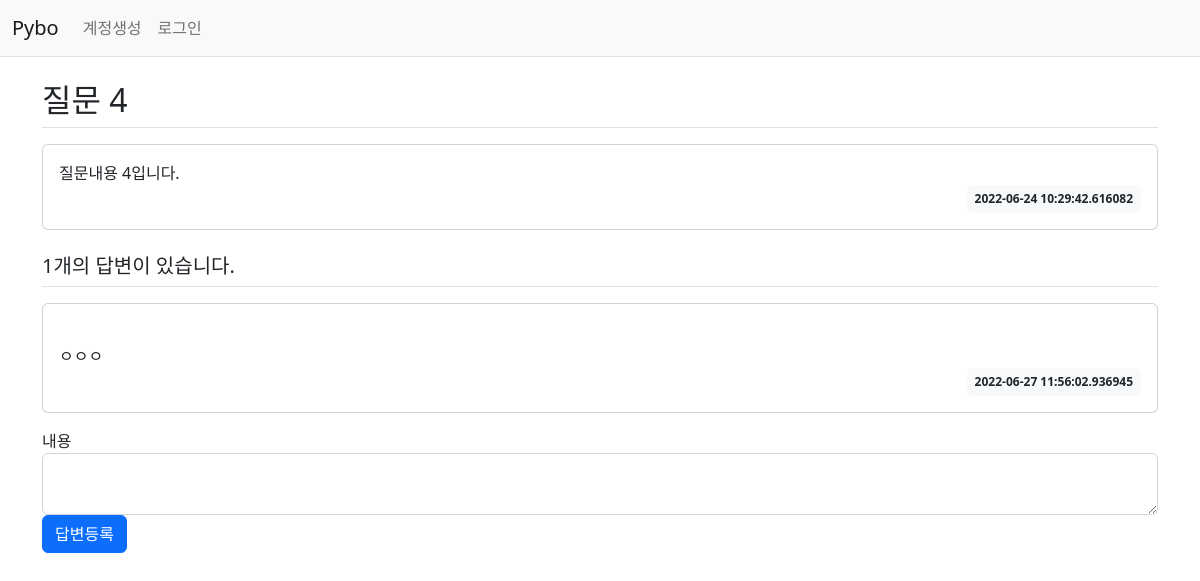
Screenshot of /question/detail/9/ with the database file from the repository.
### pybo/models.py (models this page shows)
class Question(db.Model):
    id = db.Column(db.Integer, primary_key=True)
    subject = db.Column(db.String(200), nullable=False)
    content = db.Column(db.Text(), nullable=False)
    create_date = db.Column(db.DateTime(), nullable=False)

class Answer(db.Model):
    id = db.Column(db.Integer, primary_key=True)
    question_id = db.Column(db.Integer, db.ForeignKey('question.id', ondelete='CASCADE'))
    question = db.relationship('Question', backref=db.backref('answer_set'))
    content = db.Column(db.Text(), nullable=False)
    create_date = db.Column(db.DateTime(), nullable=False)

### pybo/views/question_views.py (the view)
@bp.route('/detail/<int:question_id>/')
def detail(question_id):
    form = AnswerForm()
    question = Question.query.get_or_404(question_id)
    return render_template('question/question_detail.html', question=question, form=form)

### pybo/forms.py
class AnswerForm(FlaskForm):
    content = TextAreaField('내용', validators=[DataRequired('내용은 필수입력 항목입니다.')])

### pybo/views/auth_views.py (called while the page is built)
@bp.before_app_request
def load_logged_in_user():
    user_id = session.get('user_id')
    if user_id is None:
        g.user = None
    else:
        g.user = User.query.get(user_id)

### pybo/templates/question/question_detail.html (shortened to what this page needs)
{% extends 'base.html' %}
{% block content %}
<div class="container my-3">
    <h2 class="border-bottom py-2">{{ question.subject }}</h2>
    <div class="card my-3">
        <div class="card-body">
            <div class="card-text" style="white-space: pre-line;">{{ question.content }}</div>
            <div class="d-flex justify-content-end">
                <div class="badge bg-light text-dark p-2">
                    {{ question.create_date }}
                </div>
            </div>
        </div>
    </div>
    <h5 class="border-bottom my-3 py-2">{{ question.answer_set|length }}개의 답변이 있습니다.</h5>
    {% for answer in question.answer_set %}
    <div class="card my-3">
        <div class="card-body">
            <div class="card-text" style="white-space: pre-line;">
                {{ answer.content }}</div>
            <div class="d-flex justify-content-end">
                <div class="badge bg-light text-dark p-2">
                    {{ answer.create_date }}
                </div>
            </div>
        </div>
    </div>
    {% endfor %}
    <form action="{{ url_for('answer.create', question_id=question.id) }}" method="post" class="my-3">
        {{ form.content.label }}
        {{ form.content(class="form-control") }}
        <input type="submit" value="답변등록" class="btn btn-primary">
    </form>
</div>
{% endblock %}

### rows the page displays
Question: subject "질문 4", content "질문내용 4입니다.", create_date "2022-06-24 10:29:42.616082"
Answer: content "ㅇㅇㅇ", create_date "2022-06-27 11:56:02.936945"

### other values shown
{{ question.answer_set|length }} "1"
